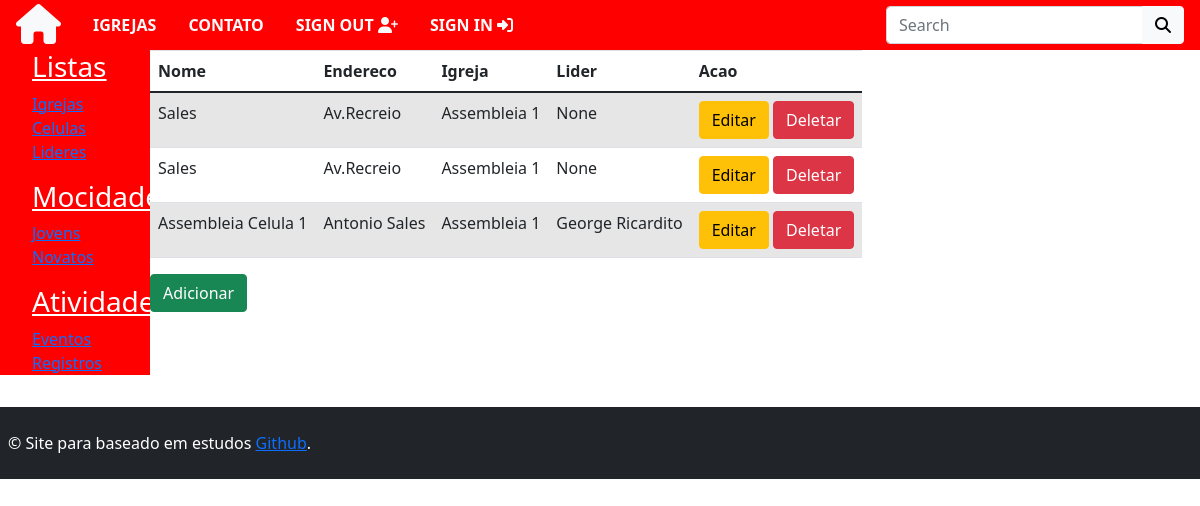
The page /celulaHtml/ on the database as committed earlier.
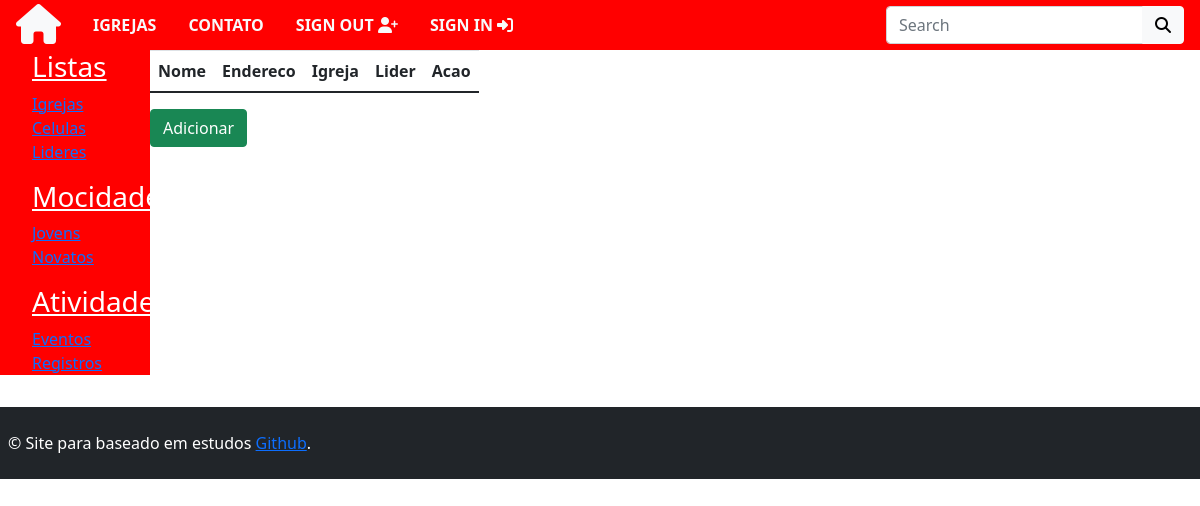
The same page on the database as committed later.
### apps/igreja/models.py (models this page shows, shortened)
class Celula(models.Model):
    nome = models.CharField(max_length=200, null=False, blank=False)
    endereco = models.CharField(max_length=200, null=False, blank=False)
    igreja = models.ForeignKey(Igreja, null=False, blank=False,
                               on_delete=models.CASCADE)
    lider = models.ForeignKey(Lideres, null=True, blank=True,
                              on_delete=models.CASCADE)
    class Meta:
        verbose_name = 'Celula'
        verbose_name_plural = 'Celulas'

class Igreja(models.Model):
    nome = models.CharField(max_length=200, null=False, blank=False)
    endereco = models.CharField(max_length=200, null=False, blank=False)
    pastor = models.CharField(max_length=150, null=False, blank=False)
    descricao = models.TextField(help_text='fale um pouco sobre a igreja')
    image = StdImageField('Imagem', upload_to=get_file_path,
                          variations={'thumb': {'width': 480, 'height': 480, 'crop': True}}, blank=True, null=True)
    def __str__(self):
        return self.nome

class Lideres(models.Model):
    image = StdImageField('Imagem', upload_to=get_file_path,
                          variations={'thumb': {'width': 480, 'height': 480, 'crop': True}}, blank=True, null=True)
    nome = models.CharField(max_length=150, null=False, blank=False)
    codigo_igreja = models.CharField(max_length=150, null=False, blank=False)
    igreja = models.ForeignKey(Igreja, null=False, blank=False,
                               on_delete=models.CASCADE)
    class Meta:
        verbose_name = 'Lider'
        verbose_name_plural = 'Lideres'
    def __str__(self):
        return self.nome

### apps/igreja/views.py (the view)
# urls.py: path('celulaHtml/', CelulaView.as_view(), name='celulaHtml'),
class CelulaView(ListView):
    model = Celula
    template_name = 'igreja/CrudBasedViews/celula.html'
    queryset = Celula.objects.all()
    context_object_name = 'celula'

### templates/igreja/CrudBasedViews/celula.html
{% extends 'base.html' %}
{% load bootstrap4 %}
{% block context %}
    <table class="table table-striped">
        <thead>
        <tr>
            <th scope="col">Nome</th>
            <th scope="col">Endereco</th>
            <th scope="col">Igreja</th>
            <th scope="col">Lider</th>
            <th scope="col">Acao</th>
        </tr>
        </thead>
        <tbody>
        {% for iten in celula %}
            <tr>
                <td>{{ iten.nome }}</td>
                <td>{{ iten.endereco }}</td>
                <td>{{ iten.igreja }}</td>
                <td>{{ iten.lider }}</td>
                <td>
                    <a class="btn btn-warning" href="{% url 'celulaAtualizar' iten.pk %}" >Editar</a>
                    <a class="btn btn-danger" href="{% url 'celulaDeletar' iten.pk %}" >Deletar</a>
                </td>
            </tr>
        {% endfor %}
        </tbody>
    </table>
    <a class="btn btn-success" href="{% url 'celulaAdicionar' %}">Adicionar</a>
{% endblock %}

Rows that differ between the two databases and show on the page:
removed Celula: nome "Sales", endereco "Av.Recreio", igreja "Assembleia 1", lider "None"
removed Celula: nome "Sales", endereco "Av.Recreio", igreja "Assembleia 1", lider "None"
removed Celula: nome "Assembleia Celula 1", endereco "Antonio Sales", igreja "Assembleia 1", lider "George Ricardito"
